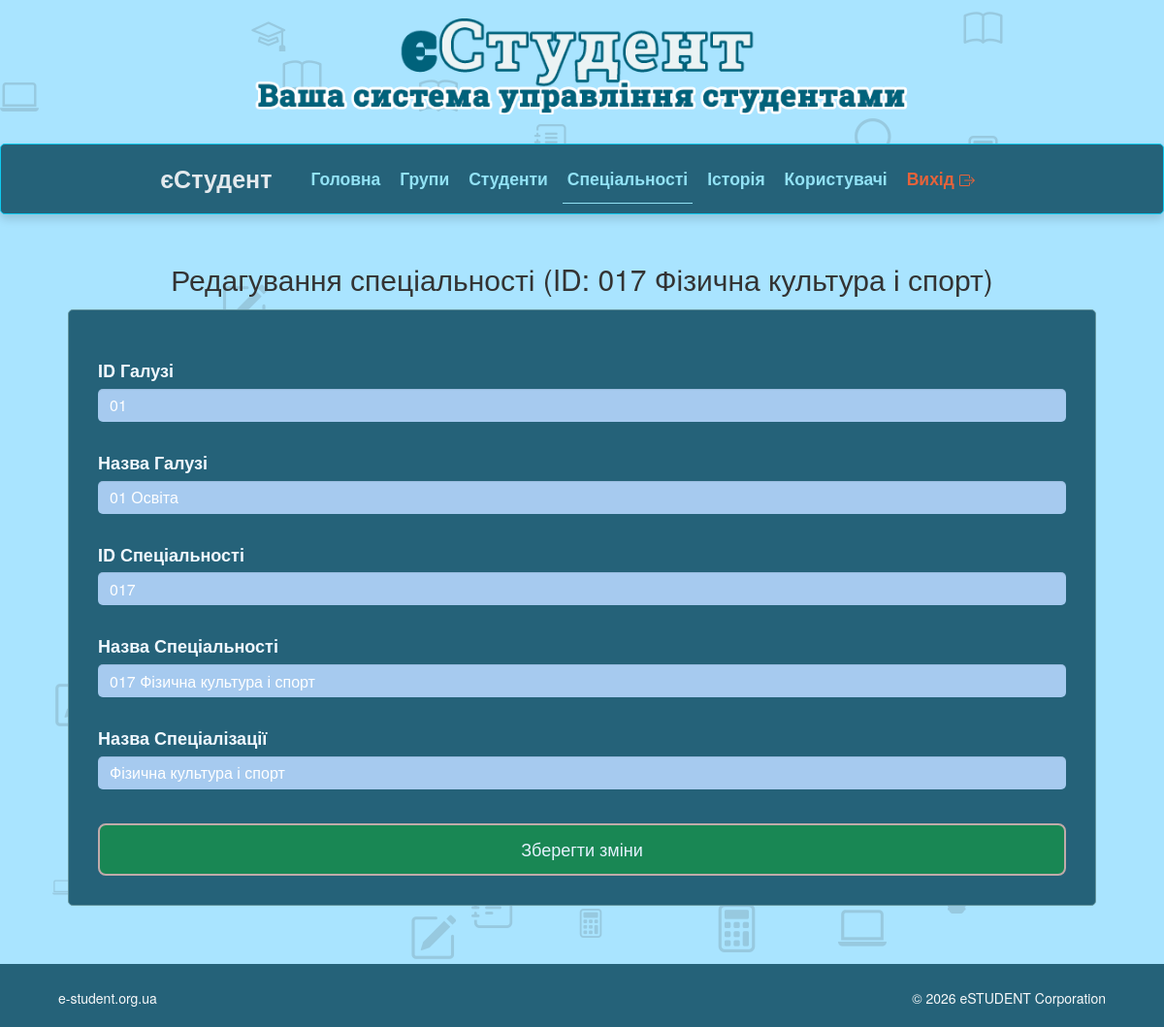
/admin/edit_spec.php?id_sp_edit=017 (signed in), run on the app's committed database.
### tables this page shows
CREATE TABLE `spec` (
  `id_sp` varchar(3) NOT NULL,
  `id_galuz` varchar(10) NOT NULL,
  `im_galuz` varchar(50) NOT NULL,
  `id_spec` varchar(10) NOT NULL,
  `im_spec` varchar(50) NOT NULL,
  `im_specializ` varchar(60) NOT NULL
);

### admin/edit_spec.php (the view, shortened to what this page needs)
<?php
if (!in_array($_SESSION['auth_user'], ['admin', 'editor'])) {
    header("Location: admin_panel.php");
    exit;
} else {
    include ("../include/db_connect.php");
    $id_spec = $_GET["id_sp_edit"];
    $result = mysqli_query($linc, "SELECT * FROM spec WHERE id_spec='$id_spec'");
    $row = mysqli_fetch_assoc($result);
}
?>
<!DOCTYPE html>
<html lang="en">
<head>
                 <link href="https://cdn.jsdelivr.net/npm/bootstrap@5.3.6/dist/css/bootstrap.min.css" rel="stylesheet">
        <link rel="stylesheet" href="../assets/css/bootstrap.css" rel="stylesheet">
		<link rel="stylesheet" href="../css/my_style.css" rel="stylesheet">
</head>
<body>
                <div id="header">
                <div class="container">
                    <div class="row">
                        <div class="logo col-md-12">
                            <a href="index.html" title="">
                              <img style="width: 100%;" src="../assets/img/logo.png" alt="Logo" />
                            </a>
                        </div>
                    </div>
                </div>
            </div>
    <div id="body-bg">
        <?php include ("../include/adm_menu.php"); ?>
         <?php include ("../include/background_icon.php");?>
        <div class="container my-4">
            <h2 class="text-center mb-4">Редагування спеціальності (ID: <?= htmlspecialchars($row['im_spec'])  ?>)</h2>
            <form method="POST" class="needs-validation signup-page" novalidate>
                <div class="mb-3">
                    <label for="id_galuz" class="form-label"><strong>ID Галузі</strong></label>
                    <input type="text" name="id_galuz" class="form-control" id="id_galuz" value="<?= htmlspecialchars($row['id_galuz']) ?>" required>
                </div>
                <div class="mb-3">
                    <label for="im_galuz" class="form-label"><strong>Назва Галузі</strong></label>
                    <input type="text" name="im_galuz" class="form-control" id="im_galuz" value="<?= htmlspecialchars($row['im_galuz']) ?>" required>
                </div>
                <div class="mb-3">
                    <label for="id_spec" class="form-label"><strong>ID Спеціальності</strong></label>
                    <input type="text" name="id_spec" class="form-control" id="id_spec" value="<?= htmlspecialchars($row['id_spec']) ?>" required>
                </div>
                <div class="mb-3">
                    <label for="im_spec" class="form-label"><strong>Назва Спеціальності</strong></label>
                    <input type="text" name="im_spec" class="form-control" id="im_spec" value="<?= htmlspecialchars($row['im_spec']) ?>" required>
                </div>
                <div class="mb-3">
                    <label for="im_specializ" class="form-label"><strong>Назва Спеціалізації</strong></label>
                    <input type="text" name="im_specializ" class="form-control" id="im_specializ" value="<?= htmlspecialchars($row['im_specializ']) ?>" required>
                </div>
                <div class="d-grid">
                    <input type="submit" name="submit_save" value="Зберегти зміни" class="btn btn-primary btn-lg" id="submit-form">
                </div>
            </form>
        </div>
    </div>
    <?php include ("../include/footer.php");?>
</body>
</html>

### css/my_style.css (style rules this page uses)
.signup-page { background: none repeat scroll 0 0 #256279; border: 1px solid #63949E; border-radius: 5px; box-shadow: 3 50 20px #050706; color: aliceblue; padding: 30px; font-size: large; }
.signup-page label { font-size: large; margin-top: 20px; }
.signup-page input { background-color: #a6caef; color: #ffffff; border:none; }
.container { max-width: 1080px; padding: 10px; width: 100%; }
body { background-color: #3ac1ff6f; }
.logo { margin-bottom: 20px; }
.signup-page , .block_search { opacity: 1; animation-name: fadeInOpacity; animation-iteration-count: 1; animation-timing-function: ease-in; animation-duration: 1s; }
#submit-form { flex-flow: row; background-color: rgb(25, 135, 84); border: 2px solid #c1aaaa; margin-top:25px; color: #e6f2ff; font-size:large; text-align: center; text-justify:center; box-shadow: 3 50 20px #050706; height: 3em; }

### include/background_icon.php (style rules this page uses)
body { overflow-x: hidden; position: relative; }

### data on the page
spec: im_spec "017 Фізична культура і спорт", id_galuz "01", im_galuz "01 Освіта", id_spec "017", im_specializ "Фізична культура і спорт"
